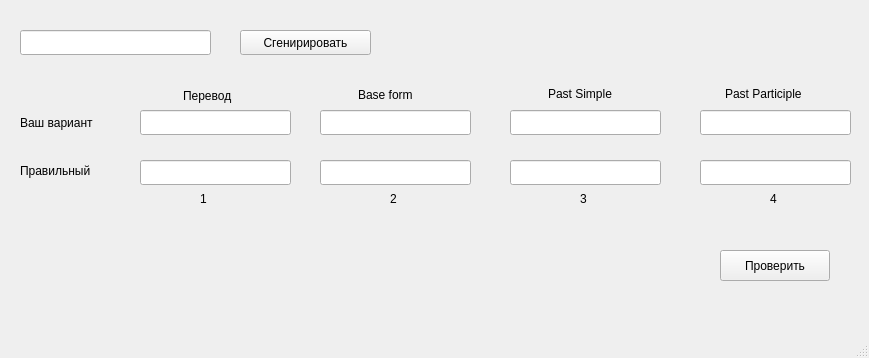
<?xml version="1.0" encoding="UTF-8"?>
<ui version="4.0">
 <class>MainWindow</class>
 <widget class="QMainWindow" name="MainWindow">
  <property name="geometry">
   <rect>
    <x>0</x>
    <y>0</y>
    <width>869</width>
    <height>358</height>
   </rect>
  </property>
  <property name="windowTitle">
   <string>Improve my skills</string>
  </property>
  <widget class="QWidget" name="centralwidget">
   <widget class="QPushButton" name="pushButton">
    <property name="geometry">
     <rect>
      <x>240</x>
      <y>30</y>
      <width>131</width>
      <height>25</height>
     </rect>
    </property>
    <property name="text">
     <string>Сгенирировать</string>
    </property>
   </widget>
   <widget class="QLineEdit" name="lineEdit_3">
    <property name="geometry">
     <rect>
      <x>510</x>
      <y>110</y>
      <width>151</width>
      <height>25</height>
     </rect>
    </property>
   </widget>
   <widget class="QLineEdit" name="lineEdit_4">
    <property name="geometry">
     <rect>
      <x>700</x>
      <y>110</y>
      <width>151</width>
      <height>25</height>
     </rect>
    </property>
   </widget>
   <widget class="QLineEdit" name="lineEdit_5">
    <property name="geometry">
     <rect>
      <x>140</x>
      <y>160</y>
      <width>151</width>
      <height>25</height>
     </rect>
    </property>
   </widget>
   <widget class="QLineEdit" name="lineEdit_6">
    <property name="geometry">
     <rect>
      <x>320</x>
      <y>160</y>
      <width>151</width>
      <height>25</height>
     </rect>
    </property>
   </widget>
   <widget class="QLineEdit" name="lineEdit_7">
    <property name="geometry">
     <rect>
      <x>510</x>
      <y>160</y>
      <width>151</width>
      <height>25</height>
     </rect>
    </property>
   </widget>
   <widget class="QLineEdit" name="lineEdit_8">
    <property name="geometry">
     <rect>
      <x>700</x>
      <y>160</y>
      <width>151</width>
      <height>25</height>
     </rect>
    </property>
   </widget>
   <widget class="QPushButton" name="pushButton_2">
    <property name="geometry">
     <rect>
      <x>720</x>
      <y>250</y>
      <width>110</width>
      <height>31</height>
     </rect>
    </property>
    <property name="text">
     <string>Проверить</string>
    </property>
   </widget>
   <widget class="QLabel" name="label_2">
    <property name="geometry">
     <rect>
      <x>183</x>
      <y>87</y>
      <width>67</width>
      <height>17</height>
     </rect>
    </property>
    <property name="text">
     <string>Перевод</string>
    </property>
   </widget>
   <widget class="QLabel" name="label_3">
    <property name="geometry">
     <rect>
      <x>358</x>
      <y>85</y>
      <width>81</width>
      <height>20</height>
     </rect>
    </property>
    <property name="text">
     <string>Base form</string>
    </property>
   </widget>
   <widget class="QLabel" name="label_4">
    <property name="geometry">
     <rect>
      <x>548</x>
      <y>84</y>
      <width>81</width>
      <height>20</height>
     </rect>
    </property>
    <property name="text">
     <string>Past Simple</string>
    </property>
   </widget>
   <widget class="QLabel" name="label_5">
    <property name="geometry">
     <rect>
      <x>725</x>
      <y>84</y>
      <width>101</width>
      <height>20</height>
     </rect>
    </property>
    <property name="text">
     <string>Past Participle</string>
    </property>
   </widget>
   <widget class="QLabel" name="label_6">
    <property name="geometry">
     <rect>
      <x>200</x>
      <y>190</y>
      <width>21</width>
      <height>17</height>
     </rect>
    </property>
    <property name="text">
     <string>1</string>
    </property>
   </widget>
   <widget class="QLabel" name="label_7">
    <property name="geometry">
     <rect>
      <x>390</x>
      <y>190</y>
      <width>21</width>
      <height>17</height>
     </rect>
    </property>
    <property name="text">
     <string>2</string>
    </property>
   </widget>
   <widget class="QLabel" name="label_8">
    <property name="geometry">
     <rect>
      <x>580</x>
      <y>190</y>
      <width>16</width>
      <height>17</height>
     </rect>
    </property>
    <property name="text">
     <string>3</string>
    </property>
   </widget>
   <widget class="QLabel" name="label_9">
    <property name="geometry">
     <rect>
      <x>770</x>
      <y>190</y>
      <width>21</width>
      <height>17</height>
     </rect>
    </property>
    <property name="text">
     <string>4</string>
    </property>
   </widget>
   <widget class="QLabel" name="label_10">
    <property name="geometry">
     <rect>
      <x>20</x>
      <y>114</y>
      <width>101</width>
      <height>17</height>
     </rect>
    </property>
    <property name="text">
     <string>Ваш вариант</string>
    </property>
   </widget>
   <widget class="QLabel" name="label_11">
    <property name="geometry">
     <rect>
      <x>20</x>
      <y>161</y>
      <width>100</width>
      <height>20</height>
     </rect>
    </property>
    <property name="text">
     <string>Правильный</string>
    </property>
   </widget>
   <widget class="QLineEdit" name="lineEdit_9">
    <property name="geometry">
     <rect>
      <x>20</x>
      <y>30</y>
      <width>191</width>
      <height>25</height>
     </rect>
    </property>
   </widget>
   <widget class="QLineEdit" name="lineEdit">
    <property name="geometry">
     <rect>
      <x>140</x>
      <y>110</y>
      <width>151</width>
      <height>25</height>
     </rect>
    </property>
   </widget>
   <widget class="QLineEdit" name="lineEdit_2">
    <property name="geometry">
     <rect>
      <x>320</x>
      <y>110</y>
      <width>151</width>
      <height>25</height>
     </rect>
    </property>
   </widget>
  </widget>
  <widget class="QMenuBar" name="menubar">
   <property name="geometry">
    <rect>
     <x>0</x>
     <y>0</y>
     <width>869</width>
     <height>22</height>
    </rect>
   </property>
  </widget>
  <widget class="QStatusBar" name="statusbar"/>
 </widget>
 <resources/>
 <connections/>
</ui>
